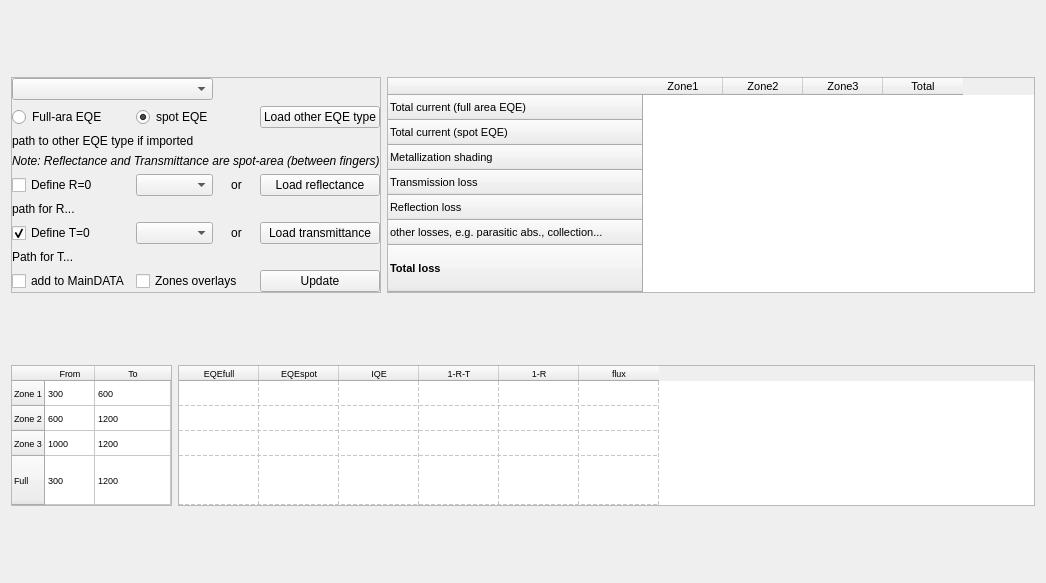
              <widget class="QWidget" name="scrollAreaWidgetContents_2">
               <property name="geometry">
                <rect>
                 <x>0</x>
                 <y>0</y>
                 <width>1046</width>
                 <height>583</height>
                </rect>
               </property>
               <layout class="QGridLayout" name="gridLayout_10">
                <item row="5" column="2" colspan="2">
                 <widget class="QTableWidget" name="tableWidget_detailsoflosses">
                  <property name="sizePolicy">
                   <sizepolicy hsizetype="Minimum" vsizetype="Expanding">
                    <horstretch>0</horstretch>
                    <verstretch>0</verstretch>
                   </sizepolicy>
                  </property>
                  <property name="minimumSize">
                   <size>
                    <width>621</width>
                    <height>141</height>
                   </size>
                  </property>
                  <property name="maximumSize">
                   <size>
                    <width>16777215</width>
                    <height>141</height>
                   </size>
                  </property>
                  <property name="font">
                   <font>
                    <pointsize>7</pointsize>
                   </font>
                  </property>
                  <property name="autoFillBackground">
                   <bool>false</bool>
                  </property>
                  <property name="editTriggers">
                   <set>QAbstractItemView::NoEditTriggers</set>
                  </property>
                  <property name="showGrid">
                   <bool>true</bool>
                  </property>
                  <property name="gridStyle">
                   <enum>Qt::DashLine</enum>
                  </property>
                  <attribute name="horizontalHeaderCascadingSectionResizes">
                   <bool>true</bool>
                  </attribute>
                  <attribute name="horizontalHeaderDefaultSectionSize">
                   <number>80</number>
                  </attribute>
                  <attribute name="horizontalHeaderMinimumSectionSize">
                   <number>60</number>
                  </attribute>
                  <attribute name="verticalHeaderVisible">
                   <bool>false</bool>
                  </attribute>
                  <attribute name="verticalHeaderCascadingSectionResizes">
                   <bool>true</bool>
                  </attribute>
                  <attribute name="verticalHeaderDefaultSectionSize">
                   <number>25</number>
                  </attribute>
                  <attribute name="verticalHeaderHighlightSections">
                   <bool>true</bool>
                  </attribute>
                  <attribute name="verticalHeaderMinimumSectionSize">
                   <number>25</number>
                  </attribute>
                  <attribute name="verticalHeaderStretchLastSection">
                   <bool>true</bool>
                  </attribute>
                  <row>
                   <property name="text">
                    <string>Zone 1</string>
                   </property>
                  </row>
                  <row>
                   <property name="text">
                    <string>Zone 2</string>
                   </property>
                  </row>
                  <row>
                   <property name="text">
                    <string>Zone 3</string>
                   </property>
                  </row>
                  <row>
                   <property name="text">
                    <string>Full</string>
                   </property>
                  </row>
                  <column>
                   <property name="text">
                    <string>EQEfull</string>
                   </property>
                  </column>
                  <column>
                   <property name="text">
                    <string>EQEspot</string>
                   </property>
                  </column>
                  <column>
                   <property name="text">
                    <string>IQE</string>
                   </property>
                  </column>
                  <column>
                   <property name="text">
                    <string>1-R-T</string>
                   </property>
                  </column>
                  <column>
                   <property name="text">
                    <string>1-R</string>
                   </property>
                  </column>
                  <column>
                   <property name="text">
                    <string>flux</string>
                   </property>
                  </column>
                 </widget>
                </item>
                <item row="5" column="1">
                 <widget class="QTableWidget" name="tableWidget_zonesdefinition">
                  <property name="minimumSize">
                   <size>
                    <width>161</width>
                    <height>141</height>
                   </size>
                  </property>
                  <property name="maximumSize">
                   <size>
                    <width>161</width>
                    <height>141</height>
                   </size>
                  </property>
                  <property name="font">
                   <font>
                    <pointsize>7</pointsize>
                   </font>
                  </property>
                  <property name="editTriggers">
                   <set>QAbstractItemView::AllEditTriggers</set>
                  </property>
                  <attribute name="horizontalHeaderDefaultSectionSize">
                   <number>50</number>
                  </attribute>
                  <attribute name="horizontalHeaderMinimumSectionSize">
                   <number>50</number>
                  </attribute>
                  <attribute name="horizontalHeaderStretchLastSection">
                   <bool>true</bool>
                  </attribute>
                  <attribute name="verticalHeaderCascadingSectionResizes">
                   <bool>false</bool>
                  </attribute>
                  <attribute name="verticalHeaderDefaultSectionSize">
                   <number>25</number>
                  </attribute>
                  <attribute name="verticalHeaderMinimumSectionSize">
                   <number>25</number>
                  </attribute>
                  <attribute name="verticalHeaderStretchLastSection">
                   <bool>true</bool>
                  </attribute>
                  <row>
                   <property name="text">
                    <string>Zone 1</string>
                   </property>
                  </row>
                  <row>
                   <property name="text">
                    <string>Zone 2</string>
                   </property>
                  </row>
                  <row>
                   <property name="text">
                    <string>Zone 3</string>
                   </property>
                  </row>
                  <row>
                   <property name="text">
                    <string>Full</string>
                   </property>
                  </row>
                  <column>
                   <property name="text">
                    <string>From</string>
                   </property>
                  </column>
                  <column>
                   <property name="text">
                    <string>To</string>
                   </property>
                  </column>
                  <item row="0" column="0">
                   <property name="text">
                    <string>300</string>
                   </property>
                   <property name="flags">
                    <set>ItemIsSelectable|ItemIsEditable|ItemIsDragEnabled|ItemIsUserCheckable|ItemIsEnabled</set>
                   </property>
                  </item>
                  <item row="0" column="1">
                   <property name="text">
                    <string>600</string>
                   </property>
                   <property name="flags">
                    <set>ItemIsSelectable|ItemIsEditable|ItemIsDragEnabled|ItemIsUserCheckable|ItemIsEnabled</set>
                   </property>
                  </item>
                  <item row="1" column="0">
                   <property name="text">
                    <string>600</string>
                   </property>
                   <property name="flags">
                    <set>ItemIsSelectable|ItemIsEditable|ItemIsDragEnabled|ItemIsUserCheckable|ItemIsEnabled</set>
                   </property>
                  </item>
                  <item row="1" column="1">
                   <property name="text">
                    <string>1200</string>
                   </property>
                   <property name="flags">
                    <set>ItemIsSelectable|ItemIsEditable|ItemIsDragEnabled|ItemIsUserCheckable|ItemIsEnabled</set>
                   </property>
                  </item>
                  <item row="2" column="0">
                   <property name="text">
                    <string>1000</string>
                   </property>
                   <property name="flags">
                    <set>ItemIsSelectable|ItemIsEditable|ItemIsDragEnabled|ItemIsUserCheckable|ItemIsEnabled</set>
                   </property>
                  </item>
                  <item row="2" column="1">
                   <property name="text">
                    <string>1200</string>
                   </property>
                   <property name="flags">
                    <set>ItemIsSelectable|ItemIsEditable|ItemIsDragEnabled|ItemIsUserCheckable|ItemIsEnabled</set>
                   </property>
                  </item>
                  <item row="3" column="0">
                   <property name="text">
                    <string>300</string>
                   </property>
                  </item>
                  <item row="3" column="1">
                   <property name="text">
                    <string>1200</string>
                   </property>
                  </item>
                 </widget>
                </item>
                <item row="0" column="1" colspan="2">
                 <widget class="QFrame" name="frame_2">
                  <property name="sizePolicy">
                   <sizepolicy hsizetype="Maximum" vsizetype="Maximum">
                    <horstretch>0</horstretch>
                    <verstretch>0</verstretch>
                   </sizepolicy>
                  </property>
                  <property name="frameShape">
                   <enum>QFrame::StyledPanel</enum>
                  </property>
                  <property name="frameShadow">
                   <enum>QFrame::Raised</enum>
                  </property>
                  <layout class="QGridLayout" name="gridLayout_9">
                   <property name="leftMargin">
                    <number>0</number>
                   </property>
                   <property name="topMargin">
                    <number>0</number>
                   </property>
                   <property name="rightMargin">
                    <number>0</number>
                   </property>
                   <property name="bottomMargin">
                    <number>0</number>
                   </property>
                   <item row="8" column="3">
                    <widget class="QPushButton" name="pushButton_loadT">
                     <property name="sizePolicy">
                      <sizepolicy hsizetype="Preferred" vsizetype="Fixed">
                       <horstretch>0</horstretch>
                       <verstretch>0</verstretch>
                      </sizepolicy>
                     </property>
                     <property name="text">
                      <string>Load transmittance</string>
                     </property>
                    </widget>
                   </item>
                   <item row="10" column="0">
                    <widget class="QCheckBox" name="checkBox_addtoMain">
                     <property name="enabled">
                      <bool>true</bool>
                     </property>
                     <property name="text">
                      <string>add to MainDATA</string>
                     </property>
                    </widget>
                   </item>
                   <item row="5" column="1">
                    <widget class="QComboBox" name="comboBox_R">
                     <property name="sizePolicy">
                      <sizepolicy hsizetype="Preferred" vsizetype="Fixed">
                       <horstretch>0</horstretch>
                       <verstretch>0</verstretch>
                      </sizepolicy>
                     </property>
                    </widget>
                   </item>
                   <item row="1" column="0" colspan="2">
                    <widget class="QComboBox" name="comboBox_LAsamples">
                     <property name="sizePolicy">
                      <sizepolicy hsizetype="Preferred" vsizetype="Fixed">
                       <horstretch>0</horstretch>
                       <verstretch>0</verstretch>
                      </sizepolicy>
                     </property>
                    </widget>
                   </item>
                   <item row="5" column="3">
                    <widget class="QPushButton" name="pushButton_loadR">
                     <property name="sizePolicy">
                      <sizepolicy hsizetype="Preferred" vsizetype="Fixed">
                       <horstretch>0</horstretch>
                       <verstretch>0</verstretch>
                      </sizepolicy>
                     </property>
                     <property name="text">
                      <string>Load reflectance</string>
                     </property>
                    </widget>
                   </item>
                   <item row="5" column="2">
                    <widget class="QLabel" name="label_10">
                     <property name="text">
                      <string>or</string>
                     </property>
                     <property name="alignment">
                      <set>Qt::AlignCenter</set>
                     </property>
                    </widget>
                   </item>
                   <item row="8" column="2">
                    <widget class="QLabel" name="label_11">
                     <property name="text">
                      <string>or</string>
                     </property>
                     <property name="alignment">
                      <set>Qt::AlignCenter</set>
                     </property>
                    </widget>
                   </item>
                   <item row="5" column="0">
                    <widget class="QCheckBox" name="checkBox_R0">
                     <property name="text">
                      <string>Define R=0</string>
                     </property>
                    </widget>
                   </item>
                   <item row="8" column="1">
                    <widget class="QComboBox" name="comboBox_T">
                     <property name="sizePolicy">
                      <sizepolicy hsizetype="Preferred" vsizetype="Fixed">
                       <horstretch>0</horstretch>
                       <verstretch>0</verstretch>
                      </sizepolicy>
                     </property>
                    </widget>
                   </item>
                   <item row="6" column="0" colspan="4">
                    <widget class="QLabel" name="label_pathToR">
                     <property name="text">
                      <string>path for R...</string>
                     </property>
                    </widget>
                   </item>
                   <item row="10" column="3">
                    <widget class="QPushButton" name="pushButton_lossupdate">
                     <property name="text">
                      <string>Update</string>
                     </property>
                    </widget>
                   </item>
                   <item row="8" column="0">
                    <widget class="QCheckBox" name="checkBox_T0">
                     <property name="text">
                      <string>Define T=0</string>
                     </property>
                     <property name="checked">
                      <bool>true</bool>
                     </property>
                    </widget>
                   </item>
                   <item row="2" column="0">
                    <widget class="QRadioButton" name="radioButton_fullareaEQE">
                     <property name="text">
                      <string>Full-ara EQE</string>
                     </property>
                    </widget>
                   </item>
                   <item row="2" column="1">
                    <widget class="QRadioButton" name="radioButton_spotEQE">
                     <property name="text">
                      <string>spot EQE</string>
                     </property>
                     <property name="checked">
                      <bool>true</bool>
                     </property>
                    </widget>
                   </item>
                   <item row="2" column="3">
                    <widget class="QPushButton" name="pushButton_loadOtherEQE">
                     <property name="text">
                      <string>Load other EQE type</string>
                     </property>
                    </widget>
                   </item>
                   <item row="4" column="0" colspan="4">
                    <widget class="QLabel" name="label_9">
                     <property name="font">
                      <font>
                       <italic>true</italic>
                      </font>
                     </property>
                     <property name="text">
                      <string>Note: Reflectance and Transmittance are spot-area (between fingers)</string>
                     </property>
                    </widget>
                   </item>
                   <item row="3" column="0" colspan="4">
                    <widget class="QLabel" name="label_pathToOtherEQE">
                     <property name="text">
                      <string>path to other EQE type if imported</string>
                     </property>
                    </widget>
                   </item>
                   <item row="9" column="0" colspan="4">
                    <widget class="QLabel" name="label_pathToT">
                     <property name="text">
                      <string>Path for T...</string>
                     </property>
                    </widget>
                   </item>
                   <item row="10" column="1" colspan="2">
                    <widget class="QCheckBox" name="zonesoverlays">
                     <property name="text">
                      <string>Zones overlays</string>
                     </property>
                    </widget>
                   </item>
                  </layout>
                 </widget>
                </item>
                <item row="0" column="3">
                 <widget class="QTableWidget" name="tableWidget_Losses">
                  <property name="sizePolicy">
                   <sizepolicy hsizetype="Expanding" vsizetype="Minimum">
                    <horstretch>0</horstretch>
                    <verstretch>0</verstretch>
                   </sizepolicy>
                  </property>
                  <property name="font">
                   <font>
                    <pointsize>8</pointsize>
                   </font>
                  </property>
                  <property name="editTriggers">
                   <set>QAbstractItemView::NoEditTriggers</set>
                  </property>
                  <property name="dragDropOverwriteMode">
                   <bool>false</bool>
                  </property>
                  <property name="selectionMode">
                   <enum>QAbstractItemView::NoSelection</enum>
                  </property>
                  <property name="showGrid">
                   <bool>false</bool>
                  </property>
                  <attribute name="horizontalHeaderDefaultSectionSize">
                   <number>80</number>
                  </attribute>
                  <attribute name="verticalHeaderDefaultSectionSize">
                   <number>25</number>
                  </attribute>
                  <attribute name="verticalHeaderMinimumSectionSize">
                   <number>25</number>
                  </attribute>
                  <attribute name="verticalHeaderStretchLastSection">
                   <bool>true</bool>
                  </attribute>
                  <row>
                   <property name="text">
                    <string>Total current (full area EQE)</string>
                   </property>
                   <property name="font">
                    <font>
                     <weight>50</weight>
                     <bold>false</bold>
                    </font>
                   </property>
                  </row>
                  <row>
                   <property name="text">
                    <string>Total current (spot EQE)</string>
                   </property>
                  </row>
                  <row>
                   <property name="text">
                    <string>Metallization shading</string>
                   </property>
                  </row>
                  <row>
                   <property name="text">
                    <string>Transmission loss</string>
                   </property>
                  </row>
                  <row>
                   <property name="text">
                    <string>Reflection loss</string>
                   </property>
                  </row>
                  <row>
                   <property name="text">
                    <string>other losses, e.g. parasitic abs., collection...</string>
                   </property>
                   <property name="toolTip">
                    <string/>
                   </property>
                   <property name="font">
                    <font>
                     <strikeout>false</strikeout>
                     <kerning>true</kerning>
                    </font>
                   </property>
                  </row>
                  <row>
                   <property name="text">
                    <string>Total loss</string>
                   </property>
                   <property name="font">
                    <font>
                     <weight>75</weight>
                     <bold>true</bold>
                    </font>
                   </property>
                  </row>
                  <column>
                   <property name="text">
                    <string>Zone1</string>
                   </property>
                  </column>
                  <column>
                   <property name="text">
                    <string>Zone2</string>
                   </property>
                  </column>
                  <column>
                   <property name="text">
                    <string>Zone3</string>
                   </property>
                  </column>
                  <column>
                   <property name="text">
                    <string>Total</string>
                   </property>
                  </column>
                 </widget>
                </item>
               </layout>
              </widget>
